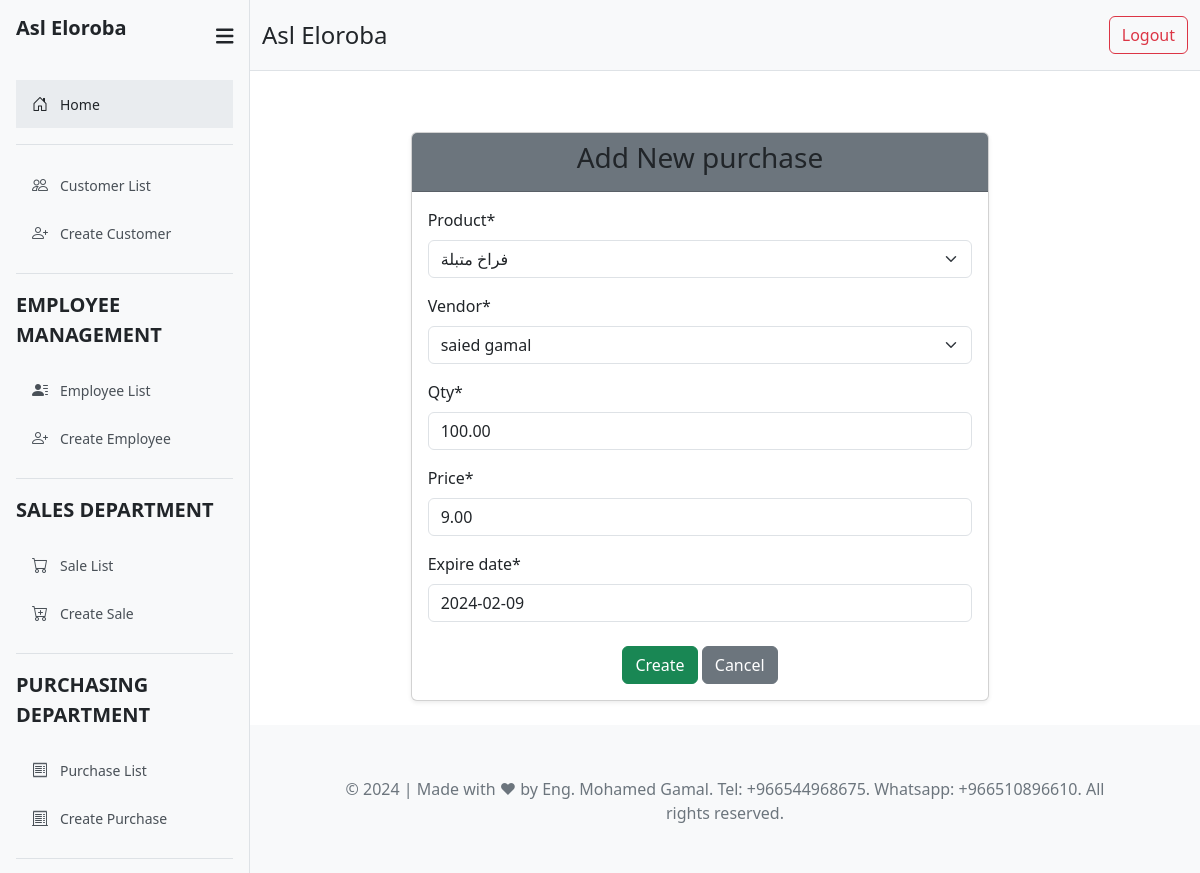
Screenshot of /purchases/5/update/ with the database file from the repository.
### sales/models.py (models this page shows, shortened)
class Purchase(models.Model):
    product = models.ForeignKey(Product, on_delete=models.CASCADE)
    vendor = models.ForeignKey(Vendor, on_delete=models.CASCADE)
    qty = models.DecimalField(max_digits=10, decimal_places=2)
    price = models.DecimalField(max_digits=10, decimal_places=2)
    total_amt = models.DecimalField(max_digits=10, decimal_places=2, editable=False)
    pur_date = models.DateTimeField(auto_now_add=True)
    expire_date = models.DateField()
    class Meta:
        verbose_name = '03 purchase'
        verbose_name_plural = '03 purchases'

### sales/views.py (the view)
# urls.py: path('purchases/<int:pk>/update/', views.PurchaseUpdateView.as_view(), name='purchase_update'),
class PurchaseUpdateView(UpdateView):
    model = Purchase
    form_class = PurchaseForm
    template_name = 'sales/purchase_form.html'
    success_url = reverse_lazy('purchase_list')

### sales/forms.py
class PurchaseForm(forms.ModelForm):
    class Meta:
        model = Purchase
        fields = ('product', 'vendor', 'qty', 'price', 'expire_date')

### sales/models.py (called while the page is built)
    def __str__(self):
        return self.full_name

    def __str__(self):
        return self.title

### templates/sales/purchase_form.html (shortened to what this page needs)
{% extends 'parts/base.html' %}
{% load crispy_forms_tags %}
{% block content %}
<div class="container mt-5">
    <div class="row justify-content-center">
        <div class="col-md-8">
            <div class="card shadow-sm">
                <div class="card-header text-center bg-secondary">
                    <h3>Add New purchase</h3>
                </div>
                <div class="card-body">
                    <form method="post" enctype="multipart/form-data">
                        {{ form|crispy }}
                        <div class="text-center mt-4">
                            <button type="submit" class="btn btn-success">Create</button>
                            <a href="{% url 'purchase_list' %}" class="btn btn-secondary">Cancel</a>
                        </div>
                    </form>
                </div>
            </div>
        </div>
    </div>
</div>
{% endblock %}

### rows the page displays
Purchase: product "فراخ متبلة", vendor "saied gamal", qty "100.00", price "9.00", expire_date "2024-02-09"
